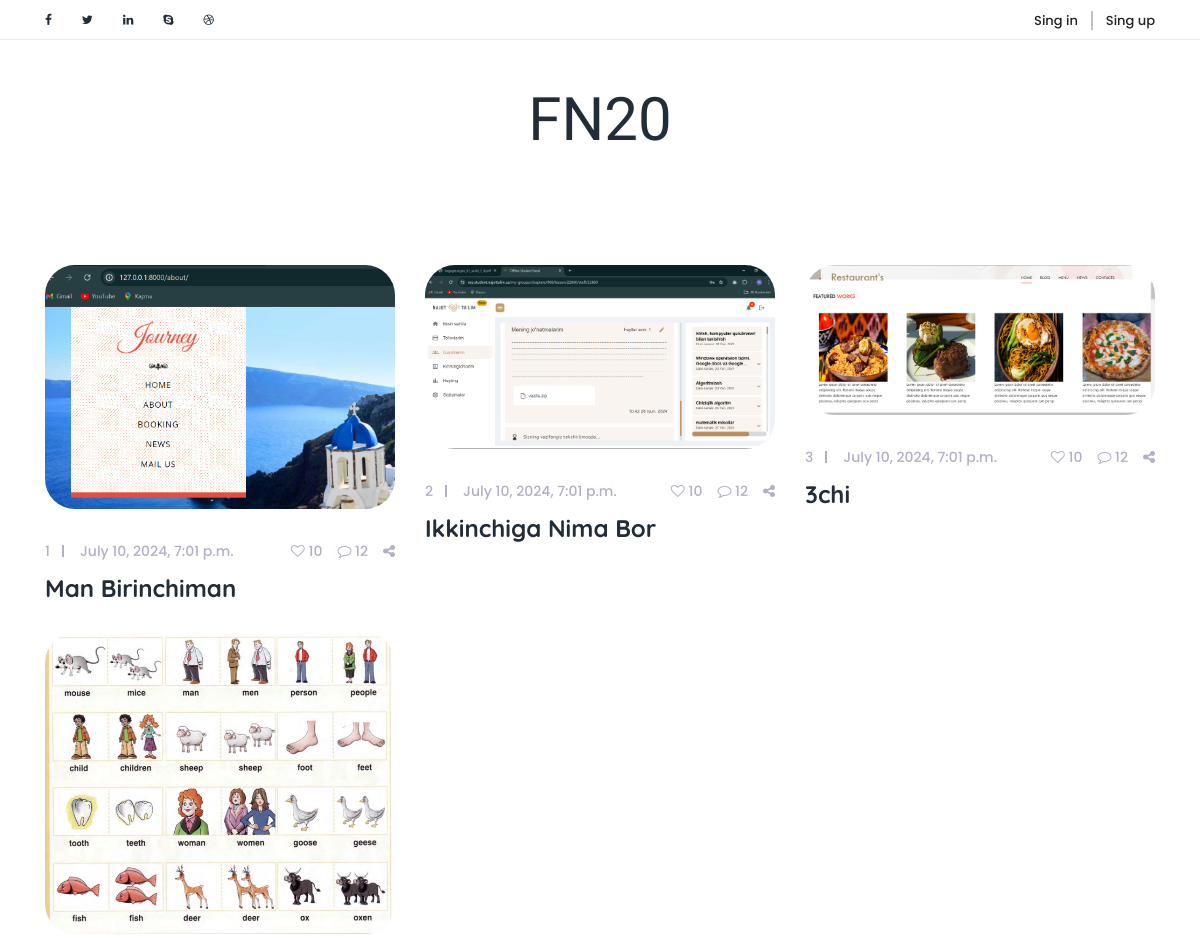
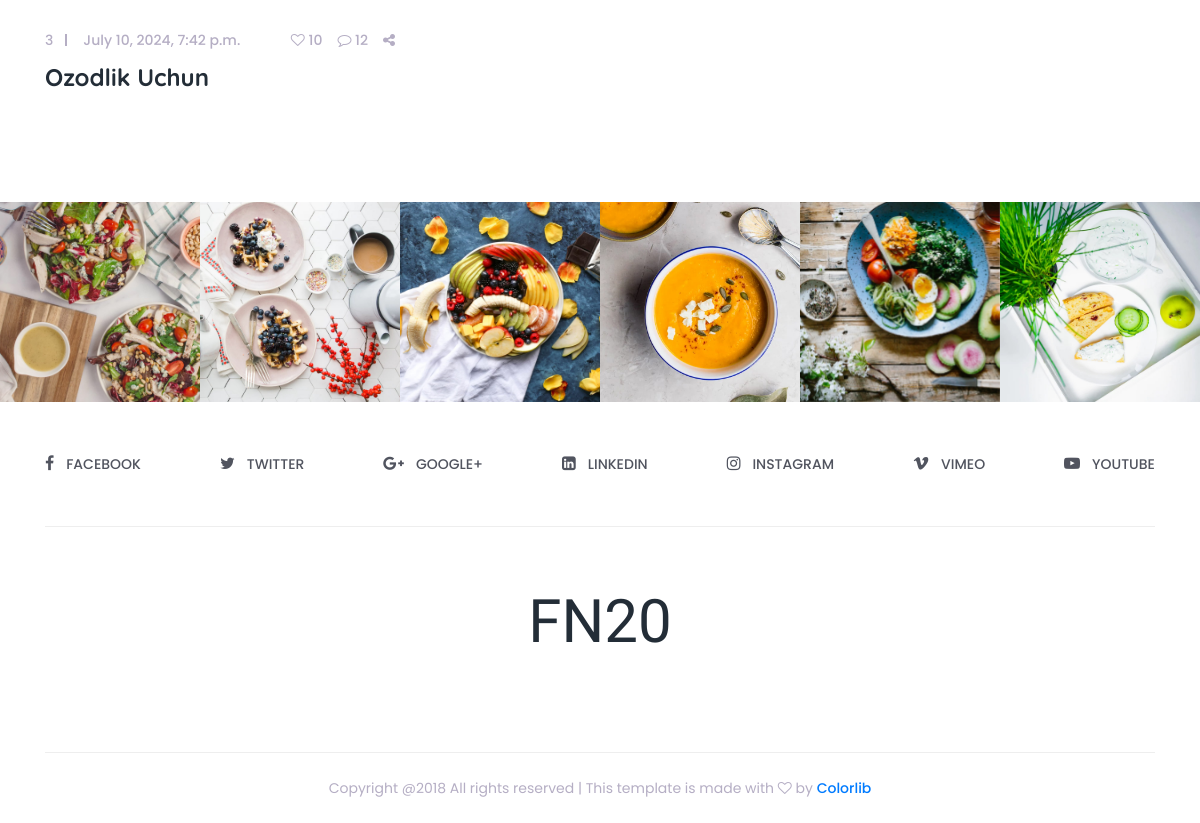
The page / on the database its author committed (2 pictures, top to bottom).
### main/models.py (models this page shows, shortened)
class Blog(models.Model):
    author = models.ForeignKey(User, on_delete=models.CASCADE)
    title = models.CharField(max_length=255)
    body = models.TextField()
    create_at = models.DateTimeField(auto_now_add=True)
    @property
    def last_img(self):
        return BlogImg.objects.filter(blog__id = self.id).last().img

class BlogImg(models.Model):
    img = models.ImageField(upload_to='blog-img/')
    blog = models.ForeignKey(Blog, on_delete=models.CASCADE)

class User(AbstractUser):
    img = models.ImageField(upload_to='img', blank=True, null=True)
    bio = models.TextField(max_length=500, blank=True, null=True)
    location = models.CharField(max_length=50, blank=True, null=True)
    birth_date = models.DateField(blank=True, null=True)
    gender = models.CharField(max_length=50, blank=True, null=True)
    country = models.CharField(max_length=50, blank=True, null=True)
    phone = models.CharField(max_length=50, blank=True, null=True)

### main/views.py (the view)
# urls.py: path('', views.blogs, name='index'),
def blogs(request):
    posts = models.Blog.objects.all()
    context = {
        'posts':posts
    }
    return render(request, 'blogs.html', context)

### templates/blogs.html (shortened to what this page needs)
<!DOCTYPE html>
<html lang="en">
{% load static %}
<head>
    <link href="{% static 'style.css' %}" rel="stylesheet">
    <link href="{% static 'css/responsive/responsive.css' %}" rel="stylesheet">
</head>
<body>
    <div class="top_header_area">
        <div class="container">
            <div class="row">
                <div class="col-5 col-sm-6">
                    <div class="top_social_bar">
                        <a href="#"><i class="fa fa-facebook" aria-hidden="true"></i></a>
                        <a href="#"><i class="fa fa-twitter" aria-hidden="true"></i></a>
                        <a href="#"><i class="fa fa-linkedin" aria-hidden="true"></i></a>
                        <a href="#"><i class="fa fa-skype" aria-hidden="true"></i></a>
                        <a href="#"><i class="fa fa-dribbble" aria-hidden="true"></i></a>
                    </div>
                </div>
                <div class="col-7 col-sm-6">
                    <div class="signup-search-area d-flex align-items-center justify-content-end">
                        {% if user.is_authenticated %}
                        <div class="login_register_area d-flex">
                            <div class="login">
                                <p>Salom {{user.username}}, <a href="{% url 'log_out' %}">chiqish</a></p>
                            </div>
                        </div>
                        {% else %}
                        <div class="login_register_area d-flex">
                            <div class="login">
                                <a href="{% url 'login_user' %}">Sing in</a>
                            </div>
                            <div class="register">
                                <a href="{% url 'register_user' %}">Sing up</a>
                            </div>
                        </div>
                        {% endif %}
                    </div>
                </div>
            </div>
        </div>
    </div>
    <header class="header_area">
        <div class="container">
            <div class="row">
                <div class="col-12">
                    <div class="logo_area text-center">
                        <a href="#" class="yummy-logo">FN20</a>
                    </div>
                </div>
            </div>
        </div>
    </header>
    <section class="archive-area section_padding_80">
        <div class="container">
            <div class="row">
                {% for post in posts %}
                <div class="col-12 col-md-6 col-lg-4">
                    <div class="single-post wow fadeInUp" data-wow-delay="1.2s">
                        <div class="post-thumb">
                            <img src="{{ post.last_img.url }}" alt="">
                        </div>
                        <div class="post-content">
                            <div class="post-meta d-flex">
                                <div class="post-author-date-area d-flex">
                                    <div class="post-author">
                                        <a href="#">{{post.author.username}}</a>
                                    </div>
                                    <div class="post-date">
                                        <a href="#">{{post.create_at}}</a>
                                    </div>
                                </div>
                                <div class="post-comment-share-area d-flex">
                                    <div class="post-favourite">
                                        <a href="#"><i class="fa fa-heart-o" aria-hidden="true"></i> 10</a>
                                    </div>
                                    <div class="post-comments">
                                        <a href="#"><i class="fa fa-comment-o" aria-hidden="true"></i> 12</a>
                                    </div>
                                    <div class="post-share">
                                        <a href="#"><i class="fa fa-share-alt" aria-hidden="true"></i></a>
                                    </div>
                                </div>
                            </div>
                            <a href="{% url 'blog_detail' post.id %}">
                                <h4 class="post-headline">{{post.title}}</h4>
                            </a>
                        </div>
                    </div>
                </div>
                {% endfor %}
            </div>
            </div>
    </section>
    <div class="instargram_area owl-carousel section_padding_100_0 clearfix" id="portfolio">
        <div class="instagram_gallery_item">
            <img src="img/instagram-img/1.jpg" alt="">
        </div>
        <div class="instagram_gallery_item">
            <img src="img/instagram-img/2.jpg" alt="">
        </div>
        <div class="instagram_gallery_item">
            <img src="img/instagram-img/3.jpg" alt="">
        </div>
        <div class="instagram_gallery_item">
            <img src="img/instagram-img/4.jpg" alt="">
        </div>
        <div class="instagram_gallery_item">
            <img src="img/instagram-img/5.jpg" alt="">
        </div>
        <div class="instagram_gallery_item">
            <img src="img/instagram-img/6.jpg" alt="">
        </div>
    </div>
    <div class="social_icon_area clearfix">
        <div class="container">
            <div class="row">
                <div class="col-12">
                    <div class="footer-social-area d-flex">
                        <div class="single-icon">
                            <a href="#"><i class="fa fa-facebook" aria-hidden="true"></i><span>facebook</span></a>
                        </div>
                        <div class="single-icon">
                            <a href="#"><i class="fa fa-twitter" aria-hidden="true"></i><span>Twitter</span></a>
                        </div>
                        <div class="single-icon">
                            <a href="#"><i class="fa fa-google-plus" aria-hidden="true"></i><span>GOOGLE+</span></a>
                        </div>
                        <div class="single-icon">
                            <a href="#"><i class="fa fa-linkedin-square" aria-hidden="true"></i><span>linkedin</span></a>
                        </div>
                        <div class="single-icon">
                            <a href="#"><i class="fa fa-instagram" aria-hidden="true"></i><span>Instagram</span></a>
                        </div>
                        <div class="single-icon">
                            <a href="#"><i class="fa fa-vimeo" aria-hidden="true"></i><span>VIMEO</span></a>
                        </div>
                        <div class="single-icon">
                            <a href="#"><i class="fa fa-youtube-play" aria-hidden="true"></i><span>YOUTUBE</span></a>
                        </div>
                    </div>
                </div>
            </div>
        </div>
    </div>
    <footer class="footer_area">
        <div class="container">
            <div class="row">
                <div class="col-12">
                    <div class="footer-content">
                        <div class="footer-logo-area text-center">
                            <a href="index.html" class="yummy-logo">FN20</a>
                        </div>
                    </div>
                </div>
            </div>
        </div>
        <div class="container">
            <div class="row">
                <div class="col-12">
                    <div class="copy_right_text text-center">
                        <p>Copyright @2018 All rights reserved | This template is made with <i class="fa fa-heart-o" aria-hidden="true"></i> by <a href="https://colorlib.com" target="_blank">Colorlib</a></p>
                    </div>
                </div>
            </div>
        </div>
    </footer>
</body>

### static/style.css (style rules this page uses)
* { margin: 0; padding: 0; }
body { font-family: 'Poppins', sans-serif; position: relative; z-index: auto; }
h1, h2, h3, h4, h5, h6 { font-family: 'Quicksand', sans-serif; font-weight: 700; color: #232d37; line-height: 1.25; }
p { color: #51545f; font-size: 16px; }
.section_padding_80 { margin-top: 80px; margin-bottom: 80px; }
img { max-width: 100%; }
a, a:hover, a:focus, a:active { text-decoration: none; -webkit-transition-duration: 500ms; transition-duration: 500ms; font-weight: 500; outline: none; }
.top_header_area { width: 100%; height: 40px; border-bottom: 1px solid #ebebeb; }
.top_header_area .top_social_bar { display: -webkit-box; display: -ms-flexbox; display: flex; height: 40px; -webkit-box-align: center; -ms-flex-align: center; align-items: center; }
.top_header_area .top_social_bar > a { font-size: 12px; color: #232d37; margin-right: 30px; }
.top_header_area .top_social_bar > a:last-of-type { margin-right: 0; }
.top_header_area .signup-search-area { height: 40px; position: relative; z-index: 3; }
.top_header_area .signup-search-area a { font-size: 13px; color: #222; }
.top_header_area .signup-search-area .login a { margin-right: 13px; border-right: 2px solid #c2c2c2; padding-right: 13px; }
.logo_area .yummy-logo { font-family: 'Shadows Into Light Two', cursive; font-size: 60px; margin-bottom: 0; padding: 35px 0 20px 0; display: inline-block; color: #232d37; }
.post-thumb img { border-radius: 30px; margin-bottom: 30px; }
.post-meta { -webkit-box-align: center; -ms-flex-align: center; -ms-grid-row-align: center; align-items: center; -webkit-box-pack: justify; -ms-flex-pack: justify; justify-content: space-between; }
.post-author a, .post-date a, .post-favourite a, .post-comments a, .post-share a { color: #b5aec4; font-size: 14px; }
.post-favourite a, .post-comments a { margin-right: 15px; }
.post-author a { margin-right: 30px; position: relative; z-index: 1; }
.post-author a:after { width: 2px; height: 60%; content: ''; position: absolute; top: 20%; right: -14px; z-index: 2; background-color: #b5aec4; }
.single-post { margin-bottom: 30px; }
.single-post h2, .single-post h4 { margin: 10px 0; color: #232d37; -webkit-transition-duration: 500ms; transition-duration: 500ms; text-transform: capitalize; }
.instagram_gallery_item { position: relative; z-index: 1; }
.instagram_gallery_item img { -webkit-transition-duration: 500ms; transition-duration: 500ms; width: 100%; }
.instargram_area { position: relative; z-index: 1; }
.footer-social-area { border-bottom: 1px solid #eeeeee; padding: 50px 0; -webkit-box-pack: justify; -ms-flex-pack: justify; justify-content: space-between }
.single-icon > a { color: #51545f; font-size: 14px; font-weight: 500; text-transform: uppercase; }
.single-icon > a > i { font-size: 16px; padding-right: 12px; }
.footer-content { padding: 50px 0 65px 0; border-bottom: 1px solid #eeeeee; }
.footer-logo-area .yummy-logo { font-family: 'Shadows Into Light Two', cursive; font-size: 60px; margin-bottom: 0; padding: 0 0 20px 0; display: inline-block; color: #232d37; }
.copy_right_text { width: 100%; height: 70px; display: -webkit-box; display: -ms-flexbox; display: flex; -webkit-box-align: center; -ms-flex-align: center; align-items: center; -webkit-box-pack: center; -ms-flex-pack: center; justify-content: center }
.copy_right_text > p { font-size: 14px; color: #b5aec4; margin-bottom: 0; }

### rows shown on the page
Blog: last_img (picture), author.username "1", create_at "July 10, 2024, 7:01 p.m.", title "Man Birinchiman"
Blog: last_img (picture), author.username "2", create_at "July 10, 2024, 7:01 p.m.", title "Ikkinchiga Nima Bor"
Blog: last_img (picture), author.username "3", create_at "July 10, 2024, 7:01 p.m.", title "3chi"
Blog: last_img (picture), author.username "3", create_at "July 10, 2024, 7:42 p.m.", title "Ozodlik Uchun"
